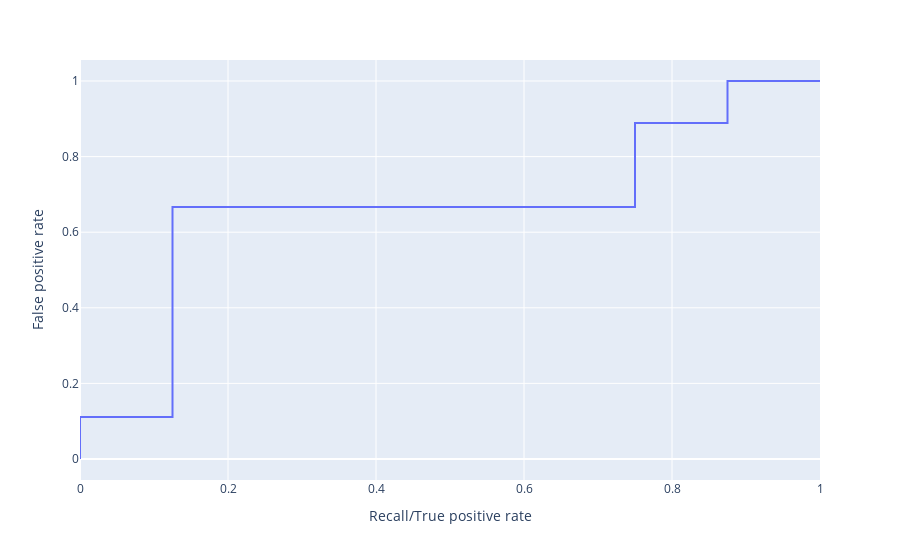

The notebook cell this image was saved under:
### Markdown cell above
Make an ROC plot.

### Code cell
probs = lm.predict_proba(splits[1])
rocMetrics = metrics.roc_curve(splits[3],probs[:,1])
fig = px.line(x=rocMetrics[0],y=rocMetrics[1])

fig.update_xaxes(title_text="Recall/True positive rate")

fig.update_yaxes(title_text="False positive rate")

#<xml xmlns="https://developers.google.com/blockly/xml"><variables><variable id="M}t8Cm4jpy8CZc{YnXy3">probs</variable><variable id="`MlX9tv$x9^+8hq@.?!W">fig</variable><variable id="}#R~_f(;Z:ZnAFRy.{;t">lm</variable><variable id=",,t`1|+/`aO88;3vt8ZU">rocMetrics</variable><variable id=")}+w@N9iB/j=:+PLkMv8">metrics</variable><variable id="_ut$e0PL4OMi4o1MXTpw">splits</variable><variable id="+yh,Zg{hON]zy6D~.rH#">px</variable></variables><block type="variables_set" id="NHw$/HH988vNLbZgn)CM" x="94" y="230"><field name="VAR" id="M}t8Cm4jpy8CZc{YnXy3">probs</field><value name="VALUE"><block type="varDoMethod" id="N}3ds6:i%0MtTA:(2im4"><mutation items="1"></mutation><field name="VAR" id="}#R~_f(;Z:ZnAFRy.{;t">lm</field><field name="MEMBER">predict_proba</field><data>lm:predict_proba</data><value name="ADD0"><block type="lists_getIndex" id="@lpyN+:CEcPQ#Q:Svm|9"><mutation statement="false" at="true"></mutation><field name="MODE">GET</field><field name="WHERE">FROM_START</field><value name="VALUE"><block type="variables_get" id="ng))4fZyb@U1|eswo1}:"><field name="VAR" id="_ut$e0PL4OMi4o1MXTpw">splits</field></block></value><value name="AT"><block type="math_number" id="Lo)w=2LL|Tf-L/gkeTdT"><field name="NUM">2</field></block></value></block></value></block></value><next><block type="variables_set" id="{Vr0U7#CSHcH3$f7Rl=#"><field name="VAR" id=",,t`1|+/`aO88;3vt8ZU">rocMetrics</field><value name="VALUE"><block type="varDoMethod" id="+pRingA59-cS:SaGR]^n"><mutation items="2"></mutation><field name="VAR" id=")}+w@N9iB/j=:+PLkMv8">metrics</field><field name="MEMBER">roc_curve</field><data>metrics:roc_curve</data><value name="ADD0"><block type="lists_getIndex" id="Yv8tJGyfxa.|QTh-bL_Y"><mutation statement="false" at="true"></mutation><field name="MODE">GET</field><field name="WHERE">FROM_START</field><value name="VALUE"><block type="variables_get" id="~QyKj9E#G;~nY7J3uc$0"><field name="VAR" id="_ut$e0PL4OMi4o1MXTpw">splits</field></block></value><value name="AT"><block type="math_number" id="Rc{[92x!_;e1l+g1k^AB"><field name="NUM">4</field></block></value></block></value><value name="ADD1"><block type="dummyOutputCodeBlock" id="{L(J(W$PwP~9H]LUK*@]"><field name="CODE">probs[:,1]</field></block></value></block></value><next><block type="variables_set" id="W7h$qZ#)mw;q4W)C**!w"><field name="VAR" id="`MlX9tv$x9^+8hq@.?!W">fig</field><value name="VALUE"><block type="varDoMethod" id="d*+SSBe!w+*bArZa1U(l"><mutation items="2"></mutation><field name="VAR" id="+yh,Zg{hON]zy6D~.rH#">px</field><field name="MEMBER">line</field><data>px:line</data><value name="ADD0"><block type="dummyOutputCodeBlock" id="/Iun^UcDhcbGtutWOKyB"><field name="CODE">x=rocMetrics[0]</field></block></value><value name="ADD1"><block type="dummyOutputCodeBlock" id="v]1Ja$g*6M?LF+Z:pH*F"><field name="CODE">y=rocMetrics[1]</field></block></value></block></value></block></next></block></next></block><block type="varDoMethod" id="v~NlMMq%DCb3{5}5G@?t" x="101" y="470"><mutation items="1"></mutation><field name="VAR" id="`MlX9tv$x9^+8hq@.?!W">fig</field><field name="MEMBER">update_xaxes</field><data>fig:update_xaxes</data><value name="ADD0"><block type="dummyOutputCodeBlock" id="7C}@6O_#_O#ZulVd:PeB"><field name="CODE">title_text="Recall/True positive rate"</field></block></value></block><block type="varDoMethod" id="Y|Ib1~OM#=$;;ebWSDuL" x="129" y="525"><mutation items="1"></mutation><field name="VAR" id="`MlX9tv$x9^+8hq@.?!W">fig</field><field name="MEMBER">update_yaxes</field><data>fig:update_yaxes</data><value name="ADD0"><block type="dummyOutputCodeBlock" id="-6j{q$_3dO.%,Ur65dAq"><field name="CODE">title_text="False positive rate"</field></block></value></block></xml>

### Figure 1 — Plotly figure (JSON) as saved in the notebook; plotly's stock layout.template omitted (floating-point values rounded to 4 significant figures)
{"data": [{"hovertemplate": "x=%{x}<br>y=%{y}<extra></extra>", "legendgroup": "", "line": {"color": "#636efa", "dash": "solid"}, "marker": {"symbol": "circle"}, "mode": "lines", "name": "", "orientation": "v", "showlegend": false, "type": "scatter", "x": [0.0, 0.0, 0.125, 0.125, 0.75, 0.75, 0.875, 0.875, 1.0], "xaxis": "x", "y": [0.0, 0.1111, 0.1111, 0.6667, 0.6667, 0.8889, 0.8889, 1.0, 1.0], "yaxis": "y"}], "layout": {"legend": {"tracegroupgap": 0}, "margin": {"t": 60}, "xaxis": {"anchor": "y", "domain": [0, 1], "title": {"text": "Recall/True positive rate"}}, "yaxis": {"anchor": "x", "domain": [0, 1], "title": {"text": "False positive rate"}}}}
